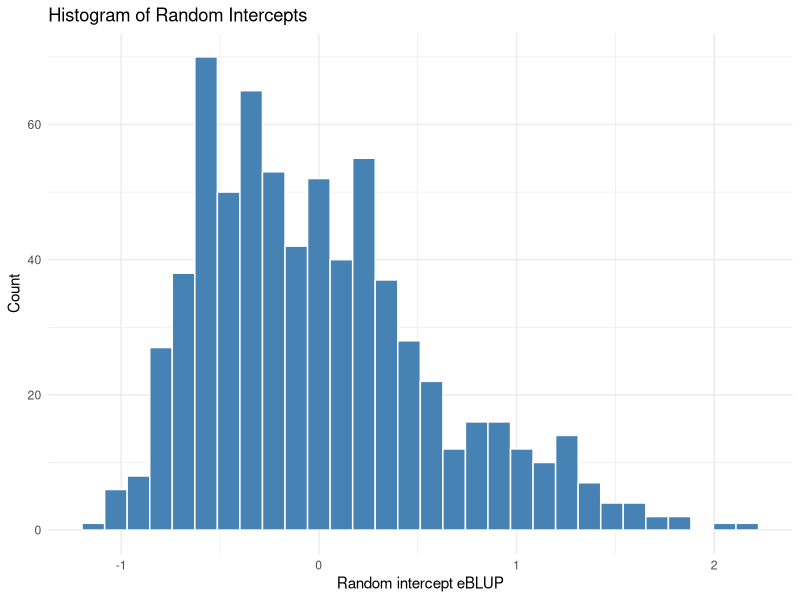
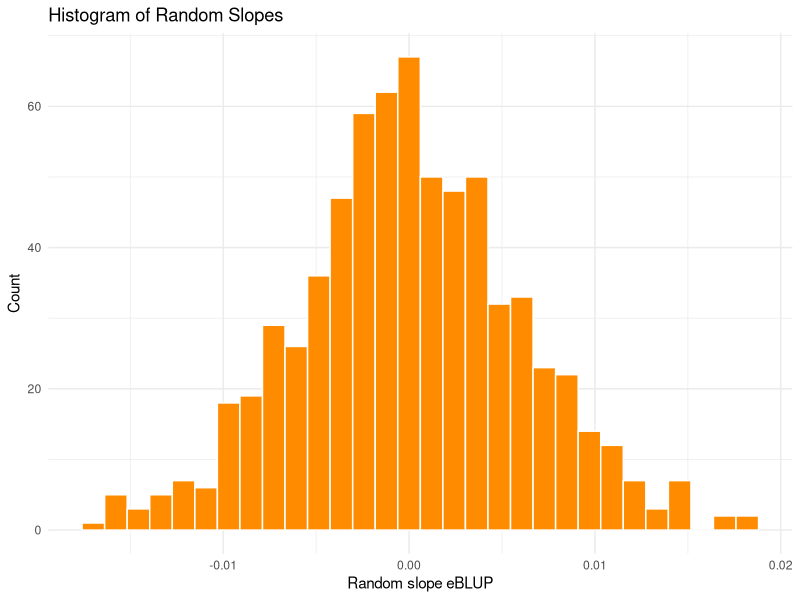
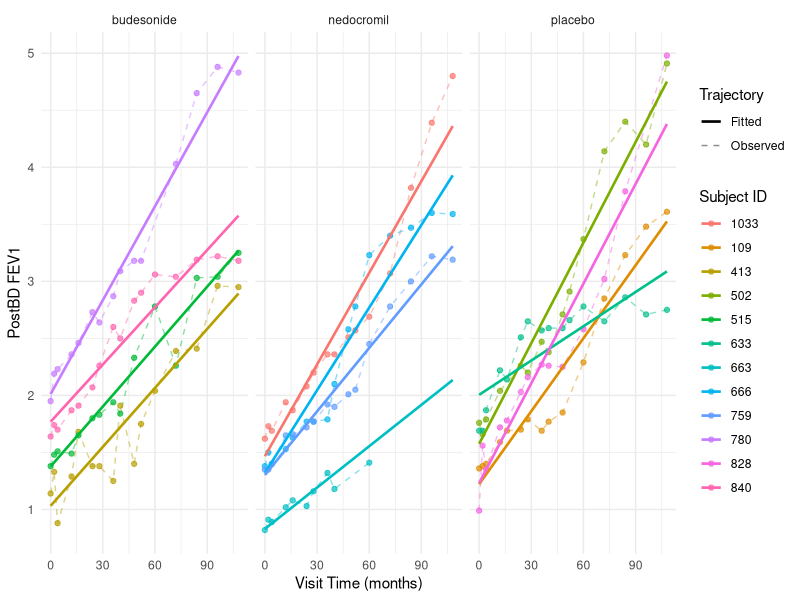
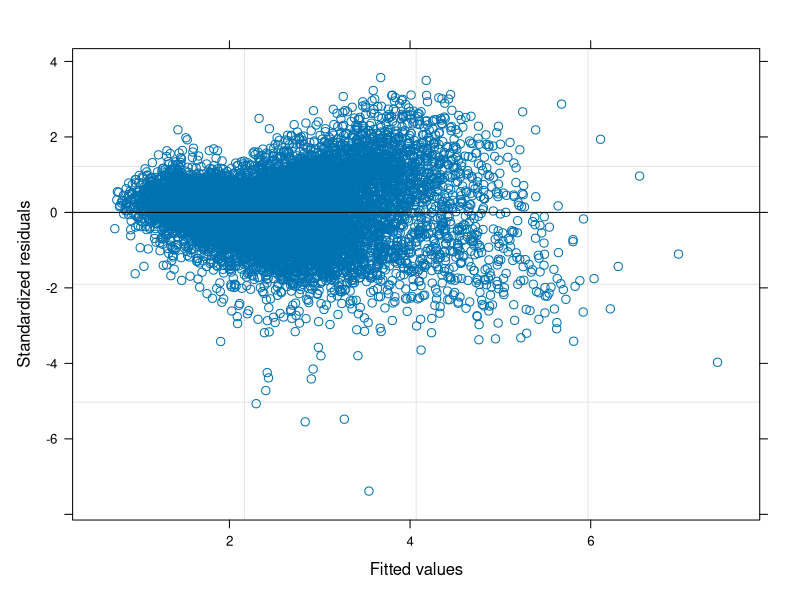

These charts were generated, in order, by the following R code: (Note: this script raises an error after producing the figures.)

#####################
# Part 1
#####################

library(tidyverse)
library(nlme)
library(future)
library(future.apply)
library(progressr)

# setwd(dirname(rstudioapi::getActiveDocumentContext()$path))
setwd("./hw5_code")

output_dir <- "output"
dir.create(output_dir, showWarnings = FALSE, recursive = TRUE)

dat <- read.csv("../data/data_tidy.csv", na.strings = c("", "NA"))

# fit glm using data where missingness < 75% at each time points
all_visitc <- dat %>%
    filter(!(visitc %in% c(44, 56, 64, 120))) %>%
    distinct(visitc) %>%
    arrange(visitc) %>%
    pull(visitc)

dat2 <- dat %>%
    filter(!(visitc %in% c(44, 56, 64, 120))) %>%
    mutate(visitc = as.numeric(visitc)) %>%
    arrange(id, visitc) %>%
    group_by(id) %>%
    complete(visitc = all_visitc) %>%
    fill(age_rz, gender, ethnic, TG, .direction = "downup") %>%
    ungroup() %>%
    mutate(
        id = factor(id),
        TG = factor(TG),
        gender = relevel(factor(gender), ref = "female"),
        ethnic = relevel(factor(ethnic), ref = "white"),
        visitc_f = factor(visitc)
    ) %>%
    arrange(id, visitc, TG)

fit <- nlme::lme(
    PostBD_FEV ~ 1 + TG:visitc + age_rz + gender + ethnic,
    random = ~ visitc | id,
    correlation = NULL,
    weights = varIdent(form = ~ 1 | TG), # form = ~ 1 | visitc_f * TG gives a convergence error
    data = dat2,
    na.action = na.omit,
    method = "REML"
)

random_effect_cov <- unclass(getVarCov(fit)) %>%
    as.data.frame() %>%
    rownames_to_column(var = "random_effect")

write.csv(
    random_effect_cov,
    file.path(output_dir, "random_effect_covariance_matrix.csv"),
    row.names = FALSE,
    quote = TRUE
)

residual_sd_ratio <- coef(fit$modelStruct$varStruct, unconstrained = FALSE, allCoef = TRUE)
residual_variance_table <- tibble(
    TG = names(residual_sd_ratio),
    residual_variance = sigma(fit)^2 * residual_sd_ratio^2
)

write.csv(
    residual_variance_table,
    file.path(output_dir, "residual_variance_by_group.csv"),
    row.names = FALSE,
    quote = TRUE
)

effect_table <- summary(fit)$tTable %>%
    as.data.frame() %>%
    rownames_to_column(var = "effect_name") %>%
    mutate(
        effect_name = recode(
            effect_name,
            "(Intercept)" = "Intercept",
            "age_rz" = "Age at randomization",
            "gendermale" = "Male",
            "ethnicblack" = "Black",
            "ethnichispanic" = "Hispanic",
            "ethnicother" = "Other ethnicity",
            "TGbudesonide:visitc" = "Budesonide x visitc",
            "TGnedocromil:visitc" = "Nedocromil x visitc",
            "TGplacebo:visitc" = "Placebo x visitc",
            .default = effect_name
        )
    ) %>%
    transmute(
        effect_name = effect_name,
        estimate = Value, #round(Value, 3),
        se = Std.Error, #round(Std.Error, 3),
        test_statistic = round(`t-value`, 3),
        p_value = case_when(
            is.na(`p-value`) ~ NA_character_,
            `p-value` < 0.001 ~ "<0.001",
            TRUE ~ formatC(`p-value`, format = "f", digits = 3)
        )
    )

write.csv(
    effect_table,
    file.path(output_dir, "effect_table.csv"),
    row.names = FALSE,
    quote = TRUE
)



#####################
# Part 2
#####################

### Evaluate the need for random effects

fit.no_rslope <- nlme::lme(
    PostBD_FEV ~ 1 + TG:visitc + age_rz + gender + ethnic,
    random = ~ 1 | id,
    correlation = NULL,
    weights = varIdent(form = ~ 1 | TG),
    data = dat2,
    na.action = na.omit,
    method = "REML"
)
lrt.rslope <- as.numeric(2*(logLik(fit) - logLik(fit.no_rslope)))
lrt.rslope
# 3691.1

pval.rslope <- .5 * pchisq(lrt.rslope, df = 1, lower.tail = FALSE) + .5 * pchisq(lrt.rslope, df = 2, lower.tail = FALSE)
pval.rslope
# < 0.001

fit.no_rint <- nlme::lme(
    PostBD_FEV ~ 1 + TG:visitc + age_rz + gender + ethnic,
    random = ~ 0 + visitc | id,
    correlation = NULL,
    weights = varIdent(form = ~ 1 | TG),
    data = dat2,
    na.action = na.omit,
    method = "REML"
)

lrt.rint <- as.numeric(2*(logLik(fit) - logLik(fit.no_rint)))
lrt.rint
10092.1

pval.rint <- .5 * pchisq(lrt.rint, df = 1, lower.tail = FALSE) + .5 * pchisq(lrt.rint, df = 2, lower.tail = FALSE)
pval.rint
# < 0.001

fit.no_re <- nlme::gls(
    PostBD_FEV ~ 1 + TG:visitc + age_rz + gender + ethnic,
    correlation = NULL,
    weights = varIdent(form = ~ 1 | TG),
    data = dat2,
    na.action = na.omit,
    method = "REML"
)

aic_comparison <- AIC(fit, fit.no_rslope, fit.no_rint, fit.no_re) %>%
    as.data.frame() %>%
    mutate(
        model = c(
            "Mixed model",
            "No random slope",
            "No random intercept",
            "No random effects"
        )
    ) %>%
    select(model, everything())

write.csv(
    aic_comparison,
    file.path(output_dir, "aic_comparison.csv"),
    row.names = FALSE,
    quote = TRUE
)


#####################
# Part 3
#####################

eblup <- ranef(fit) %>%
    rownames_to_column("id")


hist_re_intercept <- ggplot(eblup, aes(x = `(Intercept)`)) +
    geom_histogram(bins = 30, color = "white", fill = "steelblue") +
    labs(
        title = "Histogram of Random Intercepts",
        x = "Random intercept eBLUP",
        y = "Count"
    ) +
    theme_minimal()

hist_re_slope <- ggplot(eblup, aes(x = visitc)) +
    geom_histogram(bins = 30, color = "white", fill = "darkorange") +
    labs(
        title = "Histogram of Random Slopes",
        x = "Random slope eBLUP",
        y = "Count"
    ) +
    theme_minimal()

ggsave(file.path(output_dir, "random_intercept_histogram.png"), hist_re_intercept, width = 7, height = 5, dpi = 300)
ggsave(file.path(output_dir, "random_slope_histogram.png"), hist_re_slope, width = 7, height = 5, dpi = 300)

set.seed(767)
n_subjects_per_tg <- 4

sampled_subjects <- dat2 %>%
    distinct(id, TG) %>%
    filter(!is.na(TG)) %>%
    group_by(TG) %>%
    reframe(id = sample(as.character(id), size = min(n_subjects_per_tg, dplyr::n()))) %>%
    ungroup()

subject_traj_plot_data <- dat2 %>%
    mutate(
        id = as.character(id),
        # level = 1 makes predict() use eBLUPs. With level = 0, only fixed effect estimates are used.
        # if id is from the fitted data, then that id's eBLUP can be used;
        # if id is a brand-new subject not seen in fitting, then eBLUPs cannot be used.
        subject_fitted = as.numeric(predict(fit, newdata = dat2, level = 1))
    ) %>%
    semi_join(sampled_subjects, by = c("id", "TG")) %>%
    arrange(TG, id, visitc)

fitted_traj_plot <- ggplot(subject_traj_plot_data, aes(x = visitc, y = PostBD_FEV, group = id, color = id)) +
    geom_line(
        data = ~ dplyr::filter(.x, !is.na(PostBD_FEV)),
        aes(linetype = "Observed"),
        linewidth = 0.5,
        alpha = 0.45
    ) +
    geom_point(
        data = ~ dplyr::filter(.x, !is.na(PostBD_FEV)),
        size = 1.5,
        alpha = 0.7
    ) +
    geom_line(
        aes(y = subject_fitted, linetype = "Fitted"),
        linewidth = 0.9
    ) +
    scale_linetype_manual(
        name = "Trajectory",
        values = c(Observed = "dashed", Fitted = "solid")
    ) +
    facet_wrap(~ TG) +
    labs(
        # title = "Observed and Subject-Specific Fitted Trajectories",
        # subtitle = paste("Random sample of", n_subjects_per_tg, "subjects per treatment group"),
        x = "Visit Time (months)",
        y = "PostBD FEV1",
        color = "Subject ID"
    ) +
    theme_minimal()

ggsave(
    file.path(output_dir, "subject_specific_trajectory_plot.png"),
    fitted_traj_plot,
    width = 10,
    height = 6,
    dpi = 300
)



#####################
# Part 4
#####################

### residual diagnostics
png(file.path(output_dir, "fit_diagnostic_plot.png"), width = 1200, height = 900, res = 150)
plot(fit)
dev.off()

pearson_residual_df <- tibble(
    observation = seq_along(resid(fit, type = "pearson")),
    id = names(resid(fit, type = "pearson")),
    pearson_residual = as.numeric(resid(fit, type = "pearson"))
) %>%
    arrange(desc(abs(pearson_residual)))

head(pearson_residual_df)
# id 1038 has the extremest residual

# qqnorm(resid(fit, type = "normalized"))

# plot(fit, resid(., type = "normalized") ~ fitted(.))

### Influence diagnostics

ids <- levels(droplevels(dat2$id))
beta_full <- fixef(fit)
vcov_beta_full <- fit$varFix

mf_fixed <- model.frame(formula(fit), data = getData(fit), na.action = na.omit)
rank_x <- qr(model.matrix(formula(fit), data = mf_fixed))$rank

loo_control <- nlme::lmeControl(
    maxIter = 10,
    msMaxIter = 10,
    msMaxEval = 50,
    returnObject = TRUE
)

workers <- max(1L, future::availableCores() - 1L)
old_plan <- future::plan()
on.exit(future::plan(old_plan), add = TRUE)
future::plan(future::multisession, workers = workers)

progressr::handlers(global = TRUE)
cook_results <- progressr::with_progress({
    p <- progressr::progressor(along = ids)

    future.apply::future_lapply(
        ids,
        future.packages = c("nlme", "dplyr"),
        future.seed = TRUE,
        FUN = function(subject_id) {
            p(sprintf("Refit without subject %s", subject_id))

            dat_minus_i <- dplyr::filter(dat2, id != subject_id) %>%
                droplevels()

            refit <- tryCatch(
                update(fit, data = dat_minus_i, control = loo_control),
                error = function(e) e
            )

            if (inherits(refit, "error")) {
                return(data.frame(
                    id = as.character(subject_id),
                    cooks_distance = NA_real_,
                    converged = FALSE,
                    message = conditionMessage(refit)
                ))
            }

            beta_minus_i <- fixef(refit)
            delta_beta <- beta_minus_i - beta_full
            cooks_distance <- as.numeric(t(delta_beta) %*% solve(vcov_beta_full, delta_beta) / rank_x)

            data.frame(
                id = as.character(subject_id),
                cooks_distance = cooks_distance,
                converged = TRUE,
                message = NA_character_
            )
        }
    )
})

cook_df <- bind_rows(cook_results) %>%
    mutate(id = factor(id, levels = id[order(cooks_distance, na.last = TRUE)]))

write.csv(cook_df, file.path(output_dir, "subject_level_cooks_distance.csv"), row.names = FALSE)

all(cook_df$converged)
# TRUE

cook_plot <- cook_df %>%
    arrange(desc(cooks_distance)) %>%
    mutate(plot_index = seq_len(n())) %>%
    ggplot(aes(x = plot_index, y = cooks_distance)) +
    geom_point(size = 2, color = "steelblue") +
    scale_x_continuous(
        breaks = NULL,
        expand = expansion(mult = c(0.03, 0.03))
    ) +
    labs(
        title = "Subject-Level Cook's Distance",
        x = "Subject ID",
        y = "Cook's distance"
    ) +
    theme_minimal() +
    theme(
        axis.text.x = element_blank(),
        axis.ticks.x = element_blank()
    )

ggsave(
    file.path(output_dir, "subject_level_cooks_distance.png"),
    cook_plot,
    width = 8,
    height = 5,
    dpi = 300
)

cook_df %>% arrange(desc(cooks_distance)) %>% head(10)

# top 2 cook's distances: id = 803, 345


#####################
# Part 5
#####################

slope_coef_names <- c(
    "TGbudesonide:visitc",
    "TGnedocromil:visitc",
    "TGplacebo:visitc"
)

beta_hat <- fixef(fit)
vcov_beta <- fit$varFix

L <- matrix(
    0,
    nrow = 2,
    ncol = length(beta_hat),
    dimnames = list(
        c(
            "budesonide_vs_nedocromil",
            "budesonide_vs_placebo"
        ),
        names(beta_hat)
    )
)
L["budesonide_vs_nedocromil", "TGbudesonide:visitc"] <- 1
L["budesonide_vs_nedocromil", "TGnedocromil:visitc"] <- -1
L["budesonide_vs_placebo", "TGbudesonide:visitc"] <- 1
L["budesonide_vs_placebo", "TGplacebo:visitc"] <- -1

wald_diff <- as.vector(L %*% beta_hat)
wald_cov <- L %*% vcov_beta %*% t(L)
wald_stat <- as.numeric(t(wald_diff) %*% solve(wald_cov, wald_diff))
wald_df <- nrow(L)
wald_p_value <- pchisq(wald_stat, df = wald_df, lower.tail = FALSE)

part5_wald_test <- tibble(
    hypothesis = "TGbudesonide:visitc = TGnedocromil:visitc = TGplacebo:visitc",
    wald_chisq = wald_stat,
    df = wald_df,
    p_value = wald_p_value
)

write.csv(
    part5_wald_test,
    file.path(output_dir, "part5_equal_slope_wald_test.csv"),
    row.names = FALSE,
    quote = TRUE
)

part5_wald_test
